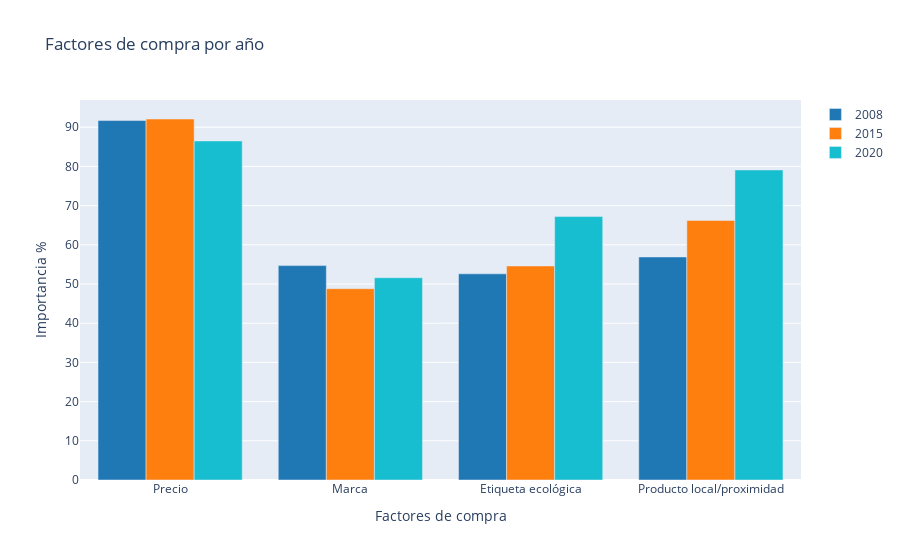

Here is the notebook cell this chart was saved with:
### Code cell
factores_compra = ['Precio', 'Marca', 'Etiqueta ecológica', 'Producto local/proximidad']
datos_2008 = [91.7, 54.7, 52.6, 56.9]
datos_2015 = [92.1, 48.8, 54.6, 66.2]
datos_2020 = [86.5, 51.6, 67.2, 79.1]

fig_barras = go.Figure()
fig_barras.add_trace(go.Bar(x=factores_compra, y=datos_2008, name='2008', marker_color='#1f77b4'))
fig_barras.add_trace(go.Bar(x=factores_compra, y=datos_2015, name='2015', marker_color='#ff7f0e'))
fig_barras.add_trace(go.Bar(x=factores_compra, y=datos_2020, name='2020', marker_color='#17becf'))

#leyenda
fig_barras.update_layout(title='Factores de compra por año', xaxis_title='Factores de compra', yaxis_title='Importancia %', barmode='group')

# Exportar el gráfico como un archivo HTML y visualizar
pio.write_html(fig_barras, file='C:/Users/Ade/src/data/figuras/factores1.html', auto_open=False)

pio.show(fig_barras)

### Figure 1 — Plotly figure (JSON) as saved in the notebook; plotly's stock layout.template omitted (floating-point values rounded to 4 significant figures)
{"data": [{"marker": {"color": "#1f77b4"}, "name": "2008", "type": "bar", "x": ["Precio", "Marca", "Etiqueta ecológica", "Producto local/proximidad"], "y": [91.7, 54.7, 52.6, 56.9]}, {"marker": {"color": "#ff7f0e"}, "name": "2015", "type": "bar", "x": ["Precio", "Marca", "Etiqueta ecológica", "Producto local/proximidad"], "y": [92.1, 48.8, 54.6, 66.2]}, {"marker": {"color": "#17becf"}, "name": "2020", "type": "bar", "x": ["Precio", "Marca", "Etiqueta ecológica", "Producto local/proximidad"], "y": [86.5, 51.6, 67.2, 79.1]}], "layout": {"barmode": "group", "title": {"text": "Factores de compra por año"}, "xaxis": {"title": {"text": "Factores de compra"}}, "yaxis": {"title": {"text": "Importancia %"}}}}
